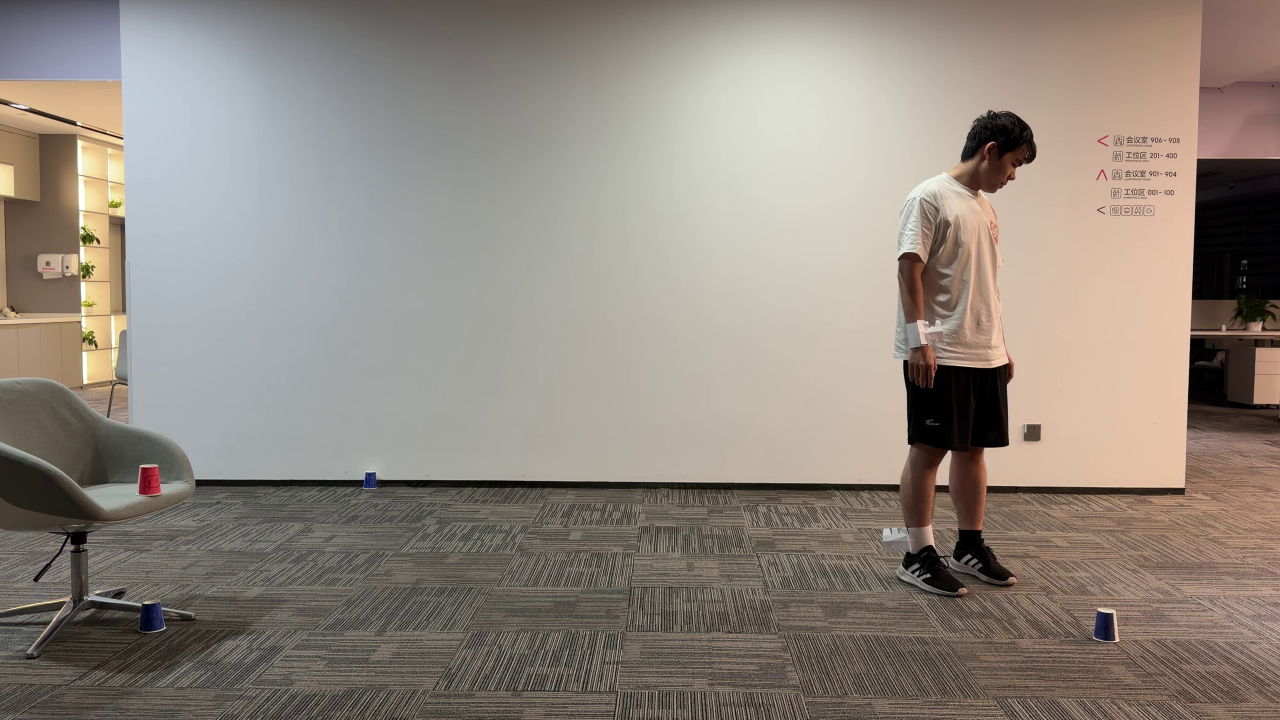
#> input picture mov_samples/frame_000000.jpg, 3840 x 2160 px, given in place of VID_20260703_222816848.mp4, which was not available (shown at 1/3 size)
$ python cups_3d_tracker.py
#> lines starting #> are read from the running program, lines starting #| are printed output that depends on the picture; after the words box and inside, x2 and y2 are one past the last pixel; in counts of white or black regions, pixels touching at a corner belong together; pictures that were not available may be replaced by others from this repository, and a replacement may not be noted
import argparse
import csv
import sys
from dataclasses import dataclass
from pathlib import Path


sys.path.insert(0, str(Path(__file__).with_name(".deps")))

import cv2
import numpy as np


VIDEO_PATH = Path(r"C:\Users\Administrator\Downloads\VID_20260703_222816848.mp4")
OUT_VIDEO = Path("cups_3d_tracker_overlay.mp4")
OUT_CSV = Path("cups_3d_positions.csv")

# ponytail: relative units; replace with measured width/depth/height when available.
WORLD_W = 100.0
WORLD_D = 100.0
Z_REF_HEIGHT = 25.0
CUP_HEIGHT = 3.0


@dataclass
class Blob:
    x: int
    y: int
    w: int
    h: int
    area: int
    cx: float
    cy: float

    @property
    def minx(self) -> int:
        return self.x

    @property
    def miny(self) -> int:
        return self.y

    @property
    def maxx(self) -> int:
        return self.x + self.w

    @property
    def maxy(self) -> int:
        return self.y + self.h


@dataclass
class Calibration:
    image_to_world: np.ndarray
    blue: dict[str, Blob]
    z_ref: Blob
    z_unit: np.ndarray
    z_pixels: float


def blobs_from_mask(mask: np.ndarray, min_area: int, max_area: int) -> list[Blob]:
    n, _, stats, centers = cv2.connectedComponentsWithStats(mask, 8)
    blobs = []
    for i in range(1, n):
        x, y, w, h, area = [int(v) for v in stats[i]]
        if min_area <= area <= max_area:
            cx, cy = [float(v) for v in centers[i]]
            blobs.append(Blob(x, y, w, h, area, cx, cy))
    return blobs


def merge_close(blobs: list[Blob], pad: int) -> list[Blob]:
    groups: list[list[Blob]] = []
    for blob in blobs:
        hits = [
            g
            for g in groups
            if any(
                blob.minx <= other.maxx + pad
                and other.minx <= blob.maxx + pad
                and blob.miny <= other.maxy + pad
                and other.miny <= blob.maxy + pad
                for other in g
            )
        ]
        if not hits:
            groups.append([blob])
            continue
        hits[0].append(blob)
        for extra in hits[1:]:
            hits[0].extend(extra)
            groups.remove(extra)

    merged = []
    for group in groups:
        area = sum(b.area for b in group)
        sx = sum(b.cx * b.area for b in group)
        sy = sum(b.cy * b.area for b in group)
        minx = min(b.minx for b in group)
        miny = min(b.miny for b in group)
        maxx = max(b.maxx for b in group)
        maxy = max(b.maxy for b in group)
        merged.append(Blob(minx, miny, maxx - minx, maxy - miny, area, sx / area, sy / area))
    return merged


def hsv_mask(frame: np.ndarray, ranges: list[tuple[tuple[int, int, int], tuple[int, int, int]]]) -> np.ndarray:
    hsv = cv2.cvtColor(frame, cv2.COLOR_BGR2HSV)
    mask = np.zeros(frame.shape[:2], dtype=np.uint8)
    for lo, hi in ranges:
        mask |= cv2.inRange(hsv, np.array(lo), np.array(hi))
    return cv2.morphologyEx(mask, cv2.MORPH_OPEN, np.ones((3, 3), np.uint8))


def detect_blue(frame: np.ndarray) -> dict[str, Blob]:
    h, w = frame.shape[:2]
    mask = hsv_mask(frame, [((95, 40, 25), (135, 255, 230))])
    mask[: int(h * 0.52), :] = 0
    blobs = merge_close(blobs_from_mask(mask, 25, 5000), 22)
    blobs = [b for b in blobs if 5 <= b.w <= 80 and 5 <= b.h <= 80]
    blobs = sorted(blobs, key=lambda b: b.area, reverse=True)[:4]
    if len(blobs) < 4:
        raise RuntimeError(f"need 4 blue calibration points, got {len(blobs)}")

    front = sorted(sorted(blobs, key=lambda b: b.cy, reverse=True)[:2], key=lambda b: b.cx)
    back = sorted(sorted(blobs, key=lambda b: b.cy, reverse=True)[2:], key=lambda b: b.cx)
    return {"front_left": front[0], "front_right": front[1], "back_left": back[0], "back_right": back[1]}


# [53 lines left out: functions detect_red, detect_white, choose_z_ref, choose_hand, not called in this run]


def calibrate(frame: np.ndarray) -> Calibration:
    blue = detect_blue(frame)
    red = detect_red(frame)
    z_ref = choose_z_ref(red, frame.shape)

    img = np.array(
        [
            [blue["front_left"].cx, blue["front_left"].cy],
            [blue["front_right"].cx, blue["front_right"].cy],
            [blue["back_right"].cx, blue["back_right"].cy],
            [blue["back_left"].cx, blue["back_left"].cy],
        ],
        dtype=np.float32,
    )
    world = np.array(
        [[0, 0], [WORLD_W, 0], [WORLD_W, WORLD_D], [0, WORLD_D]],
        dtype=np.float32,
    )
    image_to_world = cv2.getPerspectiveTransform(img, world)
    z_base = np.array([blue["front_right"].cx, blue["front_right"].cy], dtype=float)
    z_tip = np.array([z_ref.cx, z_ref.cy], dtype=float)
    z_vec = z_tip - z_base
    z_pixels = float(np.linalg.norm(z_vec))
    if z_pixels < 1:
        raise RuntimeError("z reference is too close to its blue base point")
    return Calibration(image_to_world, blue, z_ref, z_vec / z_pixels, z_pixels)


def project_to_world(cal: Calibration, point: tuple[float, float]) -> np.ndarray:
    p = cv2.perspectiveTransform(np.array([[point]], dtype=np.float32), cal.image_to_world)[0, 0]
    return p.astype(float)


# [40 lines left out: functions y_on_line, blob_position_3d, draw_blob, draw_calibration, not called in this run]


def main() -> None:
    parser = argparse.ArgumentParser()
    parser.add_argument("--video", type=Path, default=VIDEO_PATH)
    parser.add_argument("--out-video", type=Path, default=OUT_VIDEO)
    parser.add_argument("--out-csv", type=Path, default=OUT_CSV)
    parser.add_argument("--display", action="store_true")
    parser.add_argument("--max-frames", type=int, default=0)
    args = parser.parse_args()

    cap = cv2.VideoCapture(str(args.video))
    if not cap.isOpened():
        raise SystemExit(f"cannot open video: {args.video}")
    ok, first = cap.read()
#> first is the input picture: shape (2160, 3840, 3); mean B, G, R 125.9, 135.3, 144.6
    if not ok:
        raise SystemExit("cannot read first frame")

    cal = calibrate(first)
#> the loop in hsv_mask, `for lo, hi in ranges:` made 1 pass
#> pass 1, in hsv_mask, `mask |= cv2.inRange(hsv, np.array(lo), np.array(hi))`:
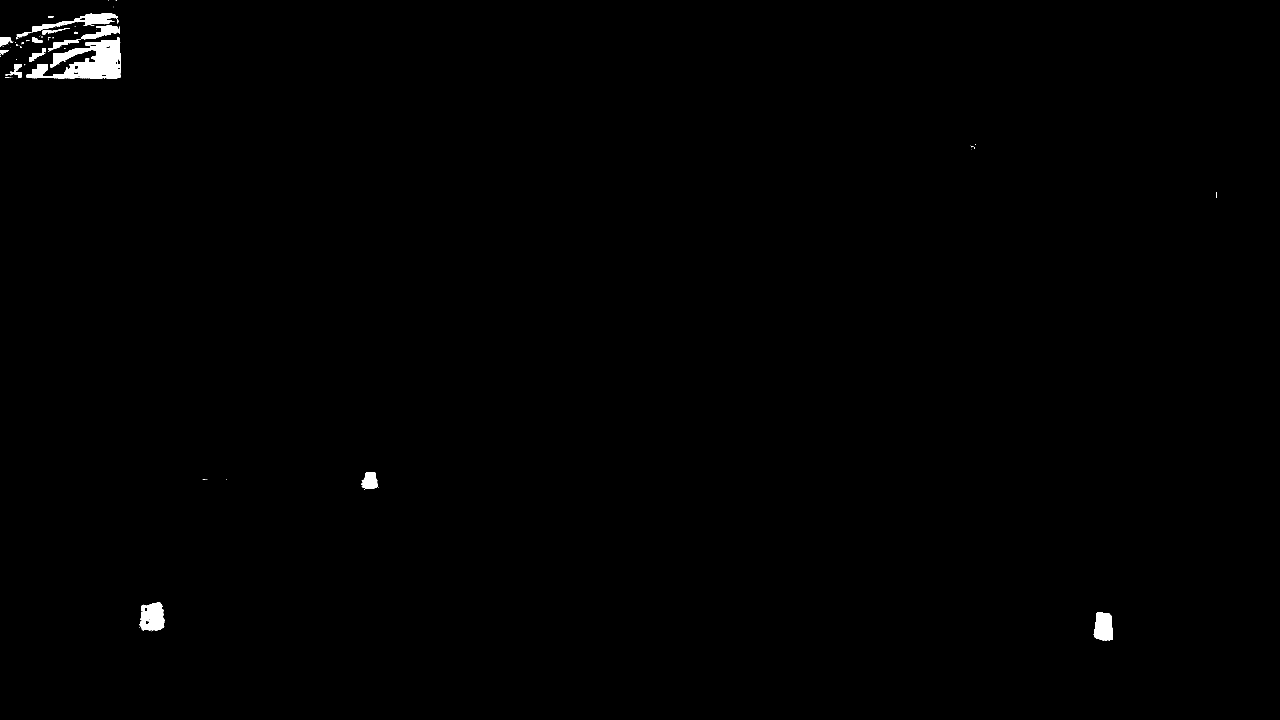
#> mask: shape (2160, 3840) (shown at 1/3 size); 0.46% white; 90 white regions (69 under 20 px), largest, box (x1, y1, x2, y2) and area: (80, 112, 363, 236) 16784, (421, 1807, 493, 1892) 4791, (3281, 1836, 3339, 1922) 4014
#> in detect_blue, `mask[: int(h * 0.52), :] = 0`:
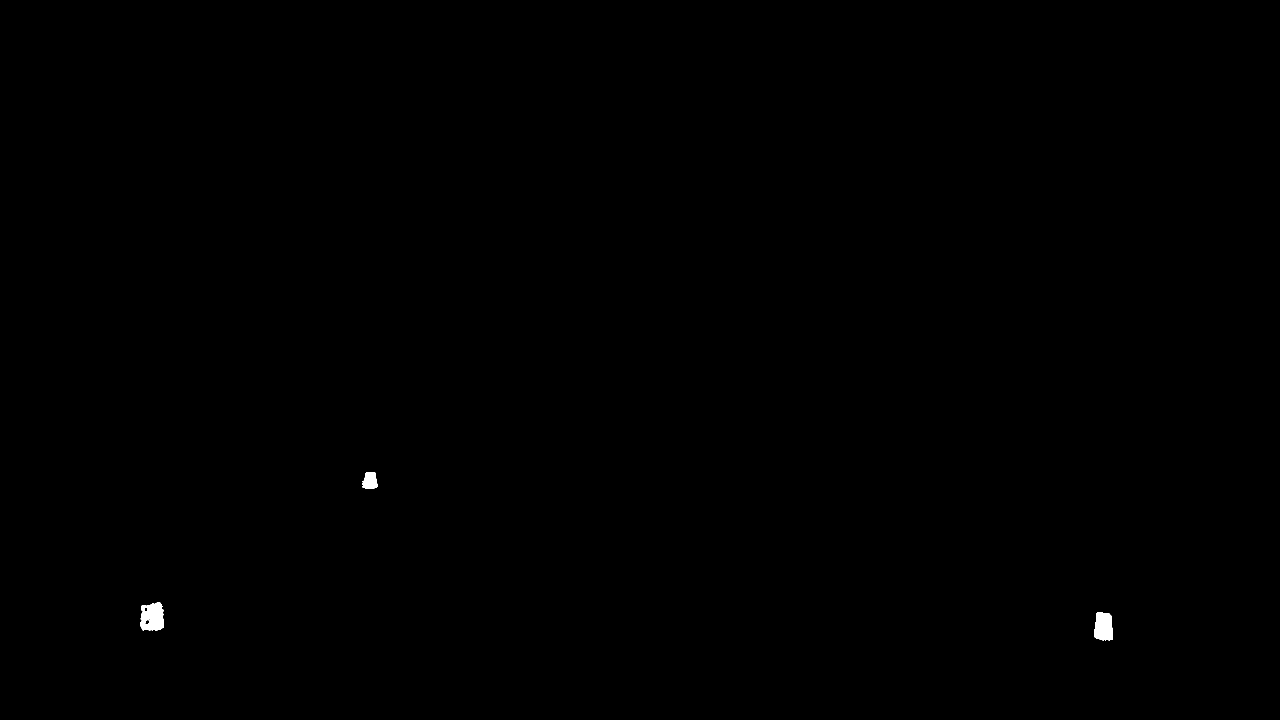
#> mask: shape (2160, 3840) (shown at 1/3 size); 0.13% white; 4 white regions (1 under 20 px), largest, box (x1, y1, x2, y2) and area: (422, 1807, 492, 1891) 4728, (3282, 1836, 3339, 1921) 4002, (1087, 1418, 1133, 1466) 1765
#> in blobs_from_mask, `n, _, stats, centers = cv2.connectedComponentsWithStats(mask, 8)`: n = 5; stats = [[0, 0, 3840, 2160, 8283896], [1087, 1418, 46, 48, 1765], [1086, 1450, 3, 3, 9], [422, 1807, 70, 84, 4728], [3282, 1836, 57, 85, 4002]]; centers = [[1919.8, 1078.6], [1110.4, 1442.6], [1087, 1451], [457.6, 1851.4], [3310.5, 1880.3]]
#> the loop in blobs_from_mask, `for i in range(1, n):` made 4 passes
#> (x, y, w, h, area, cx, cy) on passes 1, 3, 4: (1087, 1418, 46, 48, 1765, 1110.4, 1442.6), (422, 1807, 70, 84, 4728, 457.6, 1851.4), (3282, 1836, 57, 85, 4002, 3310.5, 1880.3)
#> after the loop in blobs_from_mask, `for i in range(1, n):`: blobs = 3 items
#> in merge_close, `groups: list[list[Blob]] = []`: groups = []
#> the loop in merge_close, `for blob in blobs:` made 3 passes
#> after the loop in merge_close, `for blob in blobs:`: groups = 3 items
#> the loop in merge_close, `for group in groups:` made 3 passes
#> (area, sx, sy, minx, miny, maxx, maxy) on passes 1 to 3: (1765, 1959815, 2546164, 1087, 1418, 1133, 1466), (4728, 2163555, 8753213, 422, 1807, 492, 1891), (4002, 13248742, 7525009, 3282, 1836, 3339, 1921)
#> in detect_blue, `blobs = [b for b in blobs if 5 <= b.w <= 80 and 5 <= b.h <= 80]`: blobs = 1 item
    fps = cap.get(cv2.CAP_PROP_FPS) or 30.0
    size = (first.shape[1], first.shape[0])
    writer = cv2.VideoWriter(str(args.out_video), cv2.VideoWriter_fourcc(*"mp4v"), fps, size)

    prev_foot = None
    rows = []
    cap.set(cv2.CAP_PROP_POS_FRAMES, 0)
    frame_i = -1
    while True:
        ok, frame = cap.read()
        if not ok:
            break
        frame_i += 1
        if args.max_frames and frame_i >= args.max_frames:
            break

        red = detect_red(frame)
        hand = choose_hand(red, cal.z_ref, frame.shape)
        foot = detect_white(frame, cal.blue, prev_foot, hand)
        prev_foot = foot or prev_foot

        hand_pos = blob_position_3d(hand, cal, "hand") if hand else None
        foot_pos = blob_position_3d(foot, cal, "foot") if foot else None

        draw_calibration(frame, cal)
        draw_blob(frame, hand, "hand_red", (0, 0, 255), hand_pos)
        draw_blob(frame, foot, "foot_white", (255, 255, 255), foot_pos)
        writer.write(frame)
        if args.display:
            cv2.imshow("cups_3d_tracker", frame)
            if cv2.waitKey(1) == 27:
                break

        row = {"frame": frame_i, "time": frame_i / fps}
        for prefix, pos in (("hand", hand_pos), ("foot", foot_pos)):
            for axis, value in zip("xyz", pos if pos is not None else [None, None, None]):
                row[f"{prefix}_{axis}"] = "" if value is None else f"{float(value):.4f}"
        rows.append(row)

    cap.release()
    writer.release()
    if args.display:
        cv2.destroyAllWindows()

    with args.out_csv.open("w", newline="", encoding="utf-8") as f:
        fieldnames = ["frame", "time", "hand_x", "hand_y", "hand_z", "foot_x", "foot_y", "foot_z"]
        out = csv.DictWriter(f, fieldnames=fieldnames)
        out.writeheader()
        out.writerows(rows)

    print(f"frames={len(rows)}")
    print(f"wrote {args.out_csv}")
    print(f"wrote {args.out_video}")


if __name__ == "__main__":
#> (the run stopped early here; a loop or call above may not have finished)

$ run again, on mov_samples/frame_000340.jpg
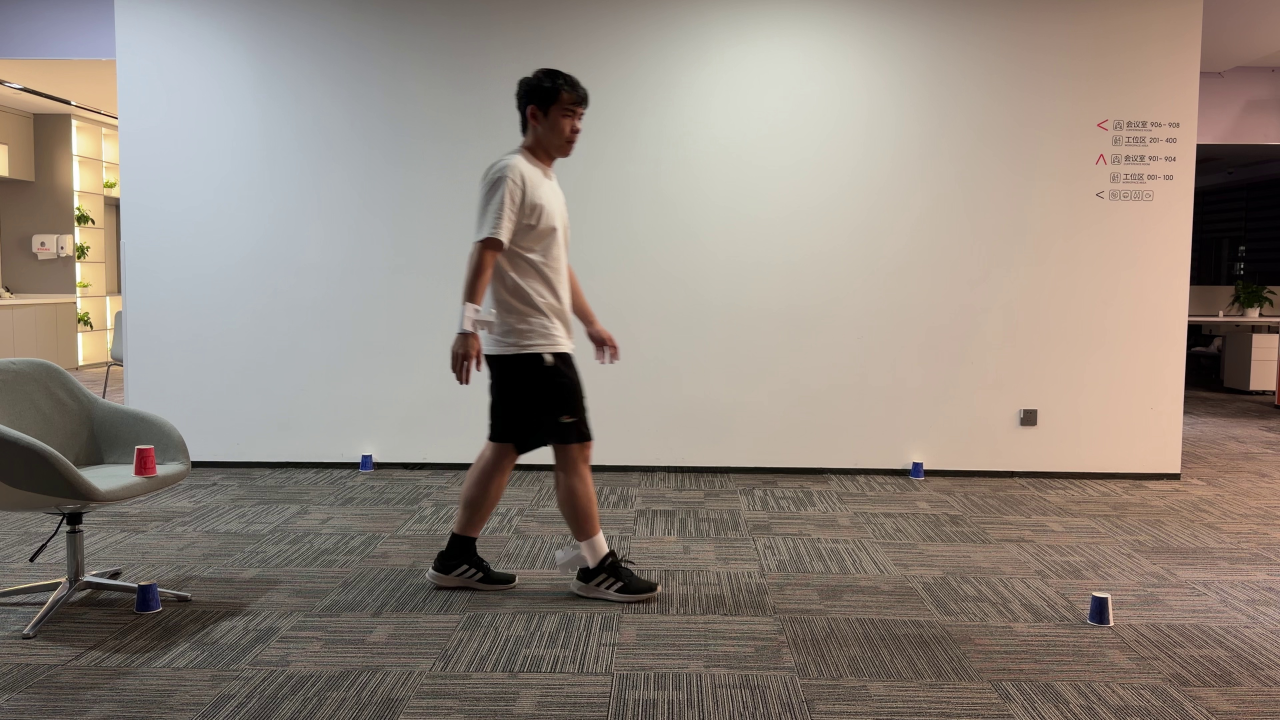
#> input picture mov_samples/frame_000340.jpg, 3840 x 2160 px, given in place of VID_20260703_222816848.mp4, which was not available (shown at 1/3 size)
#> in main, first is the input picture: shape (2160, 3840, 3); mean B, G, R 126.6, 135.8, 146.2
#> hsv: shape (2160, 3840, 3); mean H, S, V 31.7, 46.5, 148.1
#> the loop in hsv_mask, `for lo, hi in ranges:` made 1 pass
#> pass 1, in hsv_mask, `mask |= cv2.inRange(hsv, np.array(lo), np.array(hi))`:
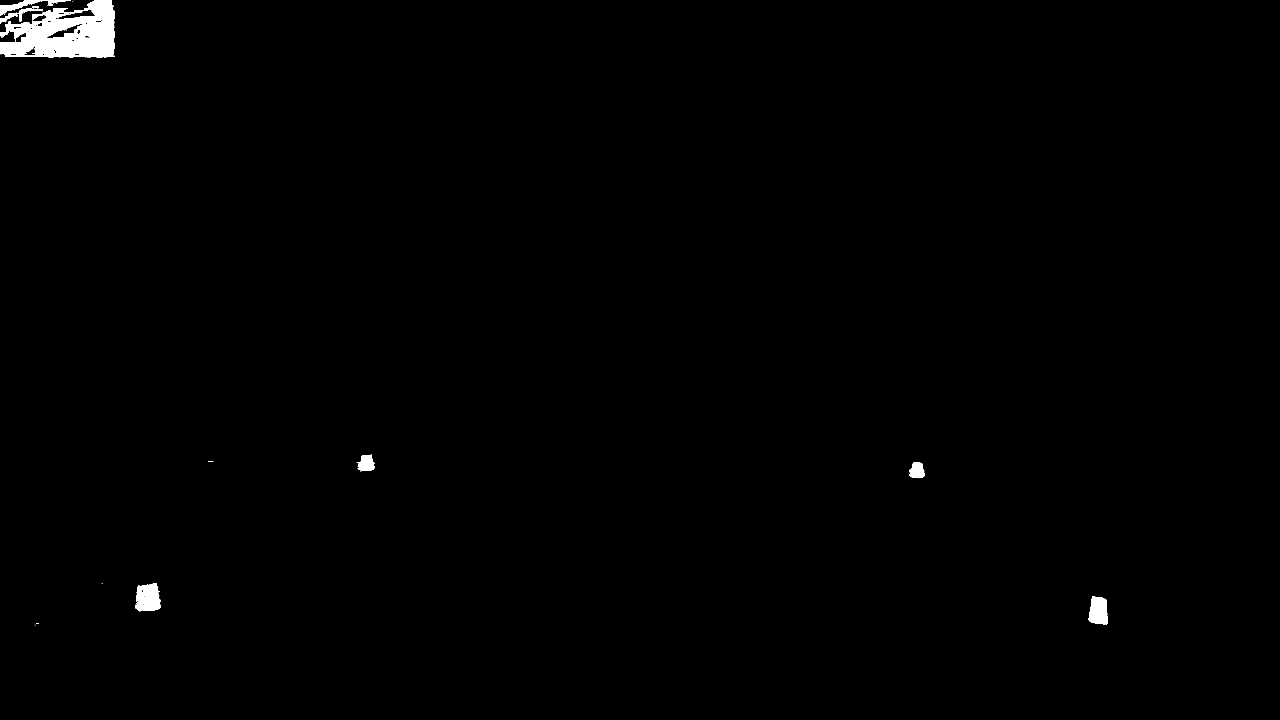
#> mask: shape (2160, 3840) (shown at 1/3 size); 0.65% white; 44 white regions (36 under 20 px), largest, box (x1, y1, x2, y2) and area: (0, 0, 345, 172) 38037, (406, 1749, 481, 1834) 4889, (3264, 1788, 3324, 1874) 3931
#> n = 6; stats = [[0, 0, 3840, 2160, 8282182], [1074, 1364, 49, 48, 1824], [2727, 1388, 47, 46, 1679], [409, 1750, 72, 83, 4783], [3265, 1788, 58, 85, 3923], [110, 1869, 3, 3, 9]]; centers = [[1919.7, 1078.6], [1098.9, 1389.7], [2750.9, 1412.1], [445, 1793.4], [3295.2, 1832.7], [111, 1870]]
#> the loop in blobs_from_mask, `for i in range(1, n):` made 5 passes
#> (x, y, w, h, area, cx, cy) on passes 1 to 4: (1074, 1364, 49, 48, 1824, 1098.9, 1389.7), (2727, 1388, 47, 46, 1679, 2750.9, 1412.1), (409, 1750, 72, 83, 4783, 445, 1793.4), (3265, 1788, 58, 85, 3923, 3295.2, 1832.7)
#> after the loop in blobs_from_mask, `for i in range(1, n):`: blobs = 4 items
#> in merge_close, `groups: list[list[Blob]] = []`: groups = []
#> the loop in merge_close, `for blob in blobs:` made 4 passes
#> after the loop in merge_close, `for blob in blobs:`: groups = 4 items
#> the loop in merge_close, `for group in groups:` made 4 passes
#> (area, sx, sy, minx, miny, maxx, maxy) on passes 1 to 4: (1824, 2004389, 2534832, 1074, 1364, 1123, 1412), (1679, 4618758, 2370977, 2727, 1388, 2774, 1434), (4783, 2128561, 8578056, 409, 1750, 481, 1833), (3923, 12927049, 7189588, 3265, 1788, 3323, 1873)
#> in detect_blue, `blobs = [b for b in blobs if 5 <= b.w <= 80 and 5 <= b.h <= 80]`: blobs = 2 items
